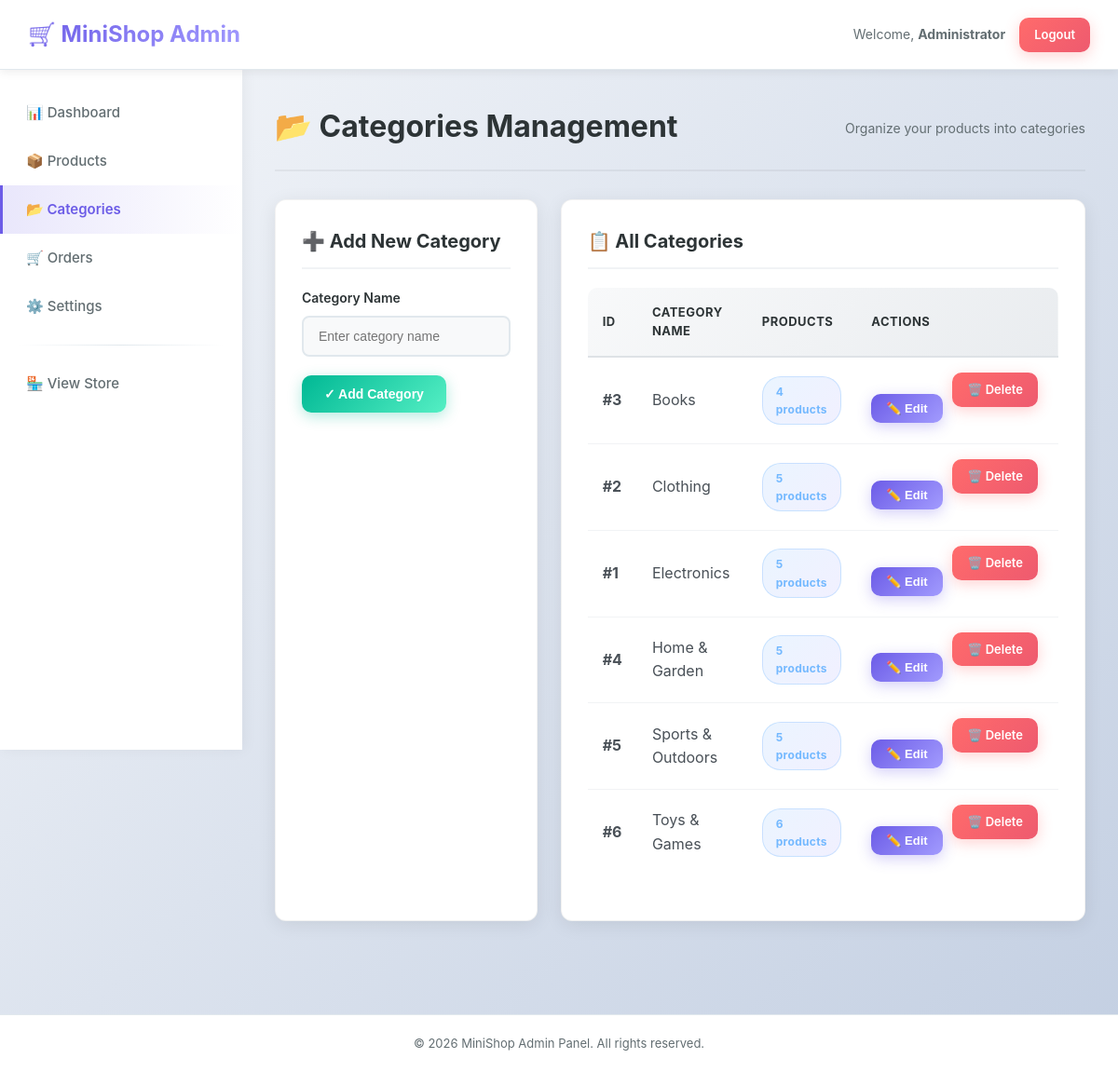
Screenshot of /admin/categories.php (signed in) with the database file from the repository.
### tables this page shows
CREATE TABLE IF NOT EXISTS categories (
    id INT(11) NOT NULL AUTO_INCREMENT,
    name VARCHAR(100) NOT NULL,
    PRIMARY KEY (id)
);

### admin/categories.php (the view, shortened to what this page needs)
<?php
include '../config/db.php';
$sql = "SELECT c.*, COUNT(p.id) as product_count
        FROM categories c
        LEFT JOIN products p ON c.id = p.category_id
        GROUP BY c.id
        ORDER BY c.name ASC";
$categories = $conn->query($sql);
include 'includes/header.php';
?>
<div class="page-header">
    <h1>📂 Categories Management</h1>
    <p>Organize your products into categories</p>
</div>
<div class="categories-layout">
    <div class="panel">
        <h2>➕ Add New Category</h2>
        <form method="POST" action="categories.php" class="category-form">
            <div class="form-group">
                <label for="name">Category Name</label>
                <input
                    type="text"
                    id="name"
                    name="name"
                    class="form-control"
                    placeholder="Enter category name"
                    required
                >
            </div>
            <button type="submit" class="btn btn-success">
                ✓ Add Category
            </button>
        </form>
    </div>
    <div class="panel">
        <h2>📋 All Categories</h2>
        <div class="table-responsive">
            <table class="data-table">
                <thead>
                    <tr>
                        <th>ID</th>
                        <th>Category Name</th>
                        <th>Products</th>
                        <th>Actions</th>
                    </tr>
                </thead>
                <tbody>
                    <?php if ($categories->num_rows > 0): ?>
                        <?php while ($category = $categories->fetch_assoc()): ?>
                        <tr>
                            <td><strong>#<?php echo $category['id']; ?></strong></td>
                            <td>
                                <span id="cat-name-<?php echo $category['id']; ?>">
                                    <?php echo htmlspecialchars($category['name']); ?>
                                </span>
                            </td>
                            <td>
                                <span class="badge badge-info">
                                    <?php echo $category['product_count']; ?> products
                                </span>
                            </td>
                            <td class="actions-cell">
                                <button
                                    onclick="editCategory(<?php echo $category['id']; ?>)"
                                    class="btn btn-sm btn-primary"
                                    id="edit-btn-<?php echo $category['id']; ?>">
                                    ✏️ Edit
                                </button>
                                <a
                                    href="categories.php?delete=<?php echo $category['id']; ?>"
                                    class="btn btn-sm btn-danger"
                                    onclick="return confirm('Are you sure you want to delete this category?')">
                                    🗑️ Delete
                                </a>
                            </td>
                        </tr>
                        <?php endwhile; ?>
                    <?php endif; ?>
                </tbody>
            </table>
        </div>
    </div>
</div>
<?php
include 'includes/footer.php';
?>

### admin/assets/css/admin.css (style rules this page uses)
* { margin: 0; padding: 0; box-sizing: border-box; }
:root { --primary: #6C5CE7; --primary-light: #A29BFE; --success: #00B894; --success-light: #55EFC4; --danger: #FF6B6B; --warning: #FDCB6E; --info: #74B9FF; --dark: #2D3436; --darker: #1e272e; --light: #DFE6E9; --white: #FFFFFF; --sidebar-width: 260px; --border-radius: 12px; --transition: all 0.3s cubic-bezier(0.4, 0, 0.2, 1); }
body { font-family: 'Inter', 'Segoe UI', -apple-system, BlinkMacSystemFont, sans-serif; background: linear-gradient(135deg, #f5f7fa 0%, #c3cfe2 100%); color: #333; line-height: 1.6; }
.btn { display: inline-block; padding: 12px 24px; border: none; border-radius: 10px; font-size: 14px; font-weight: 600; cursor: pointer; text-decoration: none; transition: var(--transition); text-align: center; position: relative; overflow: hidden; }
.btn::before { content: ''; position: absolute; top: 50%; left: 50%; width: 0; height: 0; border-radius: 50%; background: rgba(255,255,255,0.3); transform: translate(-50%, -50%); transition: width 0.6s, height 0.6s; }
.btn-primary { background: linear-gradient(135deg, var(--primary) 0%, var(--primary-light) 100%); color: white; box-shadow: 0 4px 15px rgba(108, 92, 231, 0.3); }
.btn-success { background: linear-gradient(135deg, var(--success) 0%, var(--success-light) 100%); color: white; box-shadow: 0 4px 15px rgba(0, 184, 148, 0.3); }
.btn-danger { background: linear-gradient(135deg, var(--danger) 0%, #ee5a6f 100%); color: white; box-shadow: 0 4px 15px rgba(255, 107, 107, 0.3); }
.btn-sm { padding: 8px 16px; font-size: 13px; }
.page-header { display: flex; justify-content: space-between; align-items: center; margin-bottom: 30px; padding-bottom: 20px; border-bottom: 2px solid rgba(0,0,0,0.05); }
.page-header h1 { margin: 0; font-size: 32px; color: var(--dark); font-weight: 700; }
.page-header p { margin: 5px 0 0 0; color: #636e72; font-size: 14px; }
.panel, .dashboard-panel { background: white; padding: 28px; border-radius: var(--border-radius); box-shadow: 0 4px 20px rgba(0,0,0,0.08); margin-bottom: 25px; border: 1px solid rgba(0,0,0,0.05); }
.panel h2, .dashboard-panel h2 { margin-bottom: 20px; color: var(--dark); font-size: 20px; font-weight: 700; border-bottom: 2px solid #f1f3f5; padding-bottom: 12px; }
.table-responsive { overflow-x: auto; margin-bottom: 20px; border-radius: 10px; }
.data-table { width: 100%; border-collapse: separate; border-spacing: 0; }
.data-table thead { background: linear-gradient(135deg, #f8f9fa 0%, #e9ecef 100%); }
.data-table th { padding: 16px; text-align: left; font-weight: 700; color: var(--dark); font-size: 13px; text-transform: uppercase; letter-spacing: 0.5px; border-bottom: 2px solid #dee2e6; }
.data-table td { padding: 16px; border-bottom: 1px solid #f1f3f5; color: #495057; }
.data-table tbody tr { transition: var(--transition); }
.data-table tbody tr:last-child td { border-bottom: none; }
.form-group { margin-bottom: 20px; }
.form-group label { display: block; margin-bottom: 8px; font-weight: 600; color: var(--dark); font-size: 14px; }
.form-control { width: 100%; padding: 12px 16px; border: 2px solid #e1e8ed; border-radius: 8px; font-size: 14px; transition: var(--transition); background: #f8f9fa; }
.badge { display: inline-block; padding: 6px 14px; border-radius: 20px; font-size: 12px; font-weight: 700; letter-spacing: 0.3px; }
.badge-info { background: linear-gradient(135deg, rgba(116, 185, 255, 0.15) 0%, rgba(162, 155, 254, 0.15) 100%); color: var(--info); border: 1px solid rgba(116, 185, 255, 0.3); }
.actions-cell { white-space: nowrap; }
.actions-cell .btn { margin-right: 6px; margin-bottom: 6px; }
.categories-layout, .settings-layout { display: grid; grid-template-columns: 1fr 2fr; gap: 25px; }

### rows the page displays
categories: id "3", name "Books", product_count "4"
categories: id "2", name "Clothing", product_count "5"
categories: id "1", name "Electronics", product_count "5"
categories: id "4", name "Home & Garden", product_count "5"
categories: id "5", name "Sports & Outdoors", product_count "5"
categories: id "6", name "Toys & Games", product_count "6"

### other values shown
$admin['full_name'] "Administrator"
